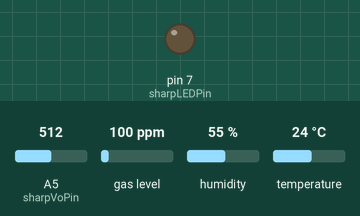
Bench run of a sketch on a simulated Arduino Uno, built with avr-gcc and run on an emulated ATmega328P. Shown: output pins drawn as LEDs (lit = HIGH). The test bench sets the inputs (shaded band); at power-on: A5 (sharpVoPin) = 512, gas level 100 ppm, humidity 55 %, temperature 24 °C. What the sketch prints to the serial monitor is not drawn.

Above: at 0.1 s.
At 2.1 s:
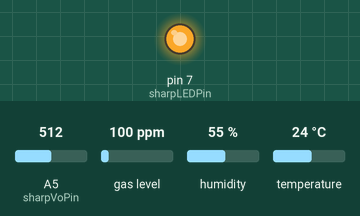
Timing chart, 0 to 37.0 s (numbered marks = the images above):
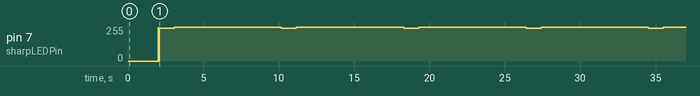

The sketch:

air_quality_monitor_original.ino
```cpp
#include <MQUnifiedsensor.h> //gas sensor library
#include <DHT.h> //humidity sensor library
#include <SoftwareSerial.h> //Bluetooth library

SoftwareSerial HM19(1, 0); // RX = 2, TX = 3 // Bluetooth pin definition
String data= ""; //the string we will broadcast with Bluetooth

//Definition of pins:

/* HUMIDITY SENSOR SECTION */
#define DHTPIN 11
#define DHTTYPE DHT11

DHT dht(DHTPIN, DHTTYPE);

/* DUST SENSOR SECTION */

#define USE_AVG
const int sharpLEDPin = 7;   // Arduino digital pin 7 connect to sensor LED.
const int sharpVoPin = A5;   // Arduino analog pin 5 connect to sensor Vo.

// For averaging last N raw voltage readings on Dust sensor
#ifdef USE_AVG
#define N 100
static unsigned long VoRawTotal = 0;
static int VoRawCount = 0;
#endif // USE_AVG

// Set the typical output voltage in Volts when there is zero dust.
static float Voc = 0.6;

// Use the typical sensitivity in units of V per 100ug/m3.
const float K = 0.3;


/* GAS SENSOR SECTION */

#define board "Arduino UNO"
#define Voltage_Resolution 5
#define pin A0 //Analog input 0 of your arduino
#define type "MQ-135" //MQ135
#define ADC_Bit_Resolution 10 // For arduino UNO/MEGA/NANO
#define RatioMQ135CleanAir 3.6//RS / R0 = 3.6 ppm

MQUnifiedsensor MQ135(board, Voltage_Resolution, ADC_Bit_Resolution, pin, type);


//Helper functions to format strings
void printValue(String text, unsigned int value, bool isLast = false) {
  Serial.print(text);
  Serial.print("=");
  Serial.print(value);
  if (!isLast) {
    Serial.print(", ");
  }
}
void printFValue(String text, float value, String units, bool isLast = false) {
  Serial.print(text);
  Serial.print("=");
  Serial.print(value);
  Serial.print(units);
  if (!isLast) {
    Serial.print(", ");
  }
}


void setup() {
  // Set LED pin for output.
  pinMode(sharpLEDPin, OUTPUT);
  Serial.begin(9600);
  HM19.begin(9600);

  //setup humidity sensors
  dht.begin();

  //setup gas sensor
  MQ135.setRegressionMethod(1); //_PPM =  a*ratio^b
  MQ135.setA(102.2);
  MQ135.setB(-2.473);
  MQ135.setR0(39.93); //r0 calculated
  MQ135.init();

 //CALIBRATION OF GAS SENSOR ----- Not need to calibrate always, only if we modify the setup
  //Serial.print("Calibrating please wait.");
  float calcR0 = 0;
  for(int i = 1; i<=10; i ++)
  {
    MQ135.update(); // Update data, the arduino will be read the voltage on the analog pin
    calcR0 += MQ135.calibrate(RatioMQ135CleanAir);
    Serial.print(".");
  }
  MQ135.setR0(calcR0/10);
  //Serial.println("  done!.");

  //if(isinf(calcR0)) {Serial.println("Warning: Conection issue founded, R0 is infite (Open circuit detected) please check your wiring and supply"); while(1);}
 // if(calcR0 == 0){Serial.println("Warning: Conection issue founded, R0 is zero (Analog pin with short circuit to ground) please check your wiring and supply"); while(1);}


  //Serial.println("********************************* SENSORS MEASUREMENTS *************************");
  delay(2000);
}

void loop() {
 readValues();
}


void readValues(){ //dust sensor value measurement
  digitalWrite(sharpLEDPin, LOW);
  // Wait 0.28ms before taking a reading of the output voltage as per spec.
  delayMicroseconds(280);
  // Record the output voltage. This operation takes around 100 microseconds.
  int VoRaw = analogRead(sharpVoPin);
  // Turn the dust sensor LED off by setting digital pin HIGH.
  digitalWrite(sharpLEDPin, HIGH);
  // Wait for remainder of the 10ms cycle = 10000 - 280 - 100 microseconds.
  delayMicroseconds(9620);
  // Print raw voltage value (number from 0 to 1023).
  //#ifdef PRINT_RAW_DATA
  //printValue("VoRaw", VoRaw, true);
  //Serial.println("");
  //#endif // PRINT_RAW_DATA

  // Use averaging if needed.
  float Vo = VoRaw;
  #ifdef USE_AVG
  VoRawTotal += VoRaw;
  VoRawCount++;

  if ( VoRawCount >= N ) {
    Vo = 1.0 * VoRawTotal / N;
    VoRawCount = 0;
    VoRawTotal = 0;
  } else {
    return;
  }
  #endif // USE_AVG


  // Compute the output voltage in Volts.

  Vo = Vo / 1024.0 * 5.0;
  //printFValue("Vo", Vo*1000.0, "mV");

  // Convert to Dust Density in units of ug/m3.
  float dV = Vo - Voc;
  if ( dV < 0 ) {
    dV = 0;
    Voc = Vo;
  }
  float dustDensity = dV / K * 100.0;
  //printFValue("DustDensity", dustDensity, "ug/m3", true);
  //Serial.println("");
  data = String(dustDensity);
  measureGasses();
  }

void measureGasses(){//gas sensor measuerement
   //gas sensor
  //Serial.println("********************************* GAS SENSOR VALUES *************************");
  //Serial.println("|      CO    |   Alcohol   |    CO2   |   Tolueno   |    NH4   |   Acteona  |");
  MQ135.update(); // Update data, the arduino will be read the voltage on the analog pin
  MQ135.setA(605.18); MQ135.setB(-3.937); // Configurate the ecuation values to get CO concentration
  float CO = MQ135.readSensor(); // Sensor will read PPM concentration using the model and a and b values setted before or in the setup

  MQ135.setA(77.255); MQ135.setB(-3.18); // Configurate the ecuation values to get Alcohol concentration
  float Alcohol = MQ135.readSensor(); // Sensor will read PPM concentration using the model and a and b values setted before or in the setup

  MQ135.setA(110.47); MQ135.setB(-2.862); // Configurate the ecuation values to get CO2 concentration
  float CO2 = MQ135.readSensor(); // Sensor will read PPM concentration using the model and a and b values setted before or in the setup

  MQ135.setA(44.947); MQ135.setB(-3.445); // Configurate the ecuation values to get Tolueno concentration
  float Tolueno = MQ135.readSensor(); // Sensor will read PPM concentration using the model and a and b values setted before or in the setup

  MQ135.setA(102.2 ); MQ135.setB(-2.473); // Configurate the ecuation values to get NH4 concentration
  float NH4 = MQ135.readSensor(); // Sensor will read PPM concentration using the model and a and b values setted before or in the setup

  MQ135.setA(34.668); MQ135.setB(-3.369); // Configurate the ecuation values to get Acetona concentration
  float Acetona = MQ135.readSensor(); // Sensor will read PPM concentration using the model and a and b values setted before or in the setup
/*
  Serial.print("|   "); Serial.print(CO);
  Serial.print("       |"); Serial.print(Alcohol);
  Serial.print("       |   "); Serial.print(CO2 + 400);
  Serial.print("       |   "); Serial.print(Tolueno);
  Serial.print("       |   "); Serial.print(NH4);
  Serial.print("       |   "); Serial.print(Acetona);
  Serial.println("   |"); */
  int Co2add = CO2 + 400;
  data = data + ","+String(CO) + "," + String(Alcohol) + "," + String(Co2add) + "," + String(Tolueno) + "," + String(NH4)+ "," + String(Acetona);

  delay(1000);
  measureHumidity();
  }

  void measureHumidity(){ //humidity sensors measurements
    //Serial.println("********************************* HUMIDITY SENSOR VALUES *************************");
    delay(2000);
    float h = dht.readHumidity();
    /*Serial.print(F("Humidity: "));
    Serial.print(h);
    Serial.println(F("% "));

    Serial.print(F("Humidity: "));
    Serial.print(g);
    Serial.println(F("% "));*/

    data = data + ","+String(h);

    measureTemperature();
    }

    void measureTemperature(){ //temperature sensors measurements
      delay(2000);
   // Serial.println("********************************* TEMPERATURE SENSOR VALUES *************************");
    float t = dht.readTemperature();
    // Read temperature as Celsius
   /* Serial.print("Temperature: ");
    Serial.print(t);
    Serial.println("°C ");
     Serial.print("Temperature: ");
    Serial.print(d);
    Serial.println("°C ");
    Serial.println("********************************* DUST SENSOR VALUES *************************");*/
    data = data + ","+String(t);
    Serial.println(data);
    HM19.println(data);
    data = ""; //empty the string
    delay(2000);
      }
```
